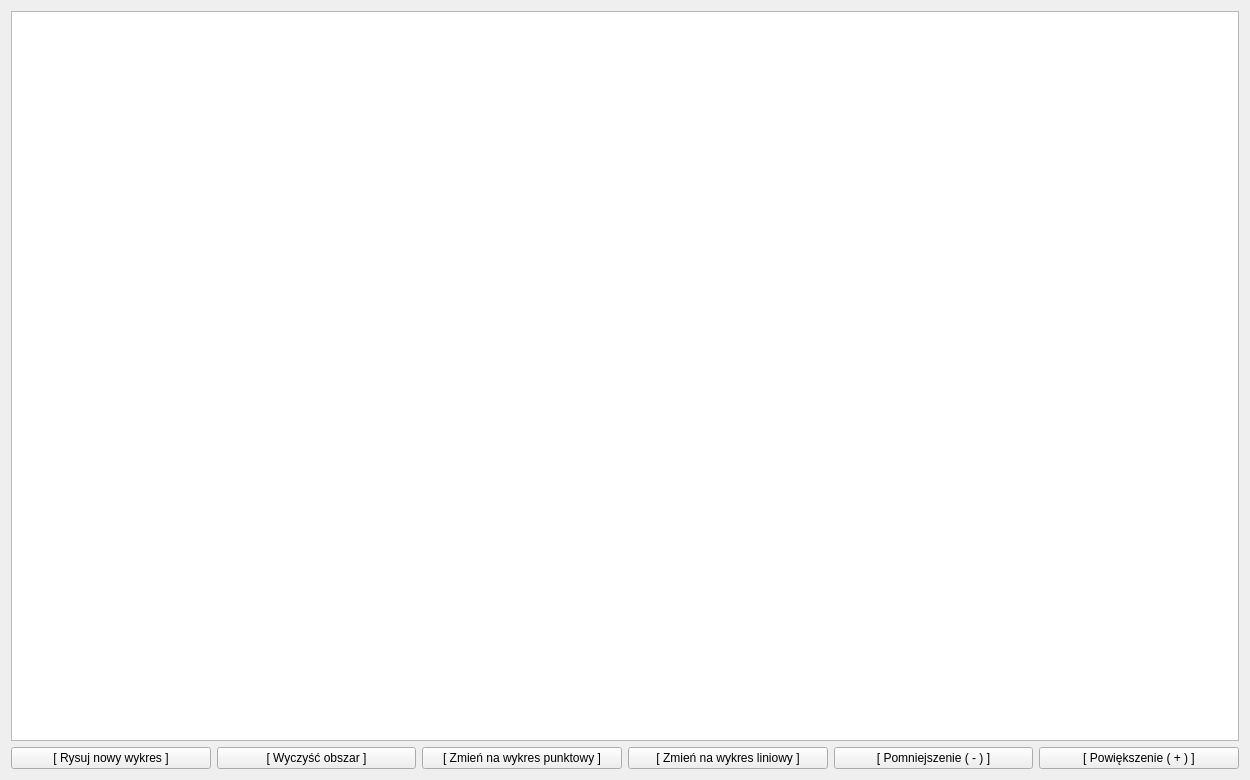
<?xml version="1.0" encoding="UTF-8"?>
<ui version="4.0">
 <class>Wykres</class>
 <widget class="QWidget" name="Wykres">
  <property name="geometry">
   <rect>
    <x>0</x>
    <y>0</y>
    <width>1250</width>
    <height>780</height>
   </rect>
  </property>
  <property name="sizePolicy">
   <sizepolicy hsizetype="Preferred" vsizetype="Preferred">
    <horstretch>0</horstretch>
    <verstretch>0</verstretch>
   </sizepolicy>
  </property>
  <property name="windowTitle">
   <string>Wykres</string>
  </property>
  <layout class="QVBoxLayout" name="verticalLayout">
   <item>
    <widget class="QGraphicsView" name="grafika"/>
   </item>
   <item>
    <layout class="QHBoxLayout" name="horizontalLayout">
     <item>
      <widget class="QPushButton" name="drawNewGraphButton">
       <property name="text">
        <string>[ Rysuj nowy wykres ]</string>
       </property>
      </widget>
     </item>
     <item>
      <widget class="QPushButton" name="clearFieldButton">
       <property name="text">
        <string>[ Wyczyść obszar ]</string>
       </property>
      </widget>
     </item>
     <item>
      <widget class="QPushButton" name="toPointButton">
       <property name="text">
        <string>[ Zmień na wykres punktowy ]</string>
       </property>
      </widget>
     </item>
     <item>
      <widget class="QPushButton" name="toLineButton">
       <property name="text">
        <string>[ Zmień na wykres liniowy ]</string>
       </property>
      </widget>
     </item>
     <item>
      <widget class="QPushButton" name="decreaseButton">
       <property name="text">
        <string>[ Pomniejszenie ( - ) ]</string>
       </property>
      </widget>
     </item>
     <item>
      <widget class="QPushButton" name="enlargeButton">
       <property name="text">
        <string>[ Powiększenie ( + ) ]</string>
       </property>
      </widget>
     </item>
    </layout>
   </item>
  </layout>
 </widget>
 <layoutdefault spacing="6" margin="11"/>
 <resources/>
 <connections/>
</ui>
